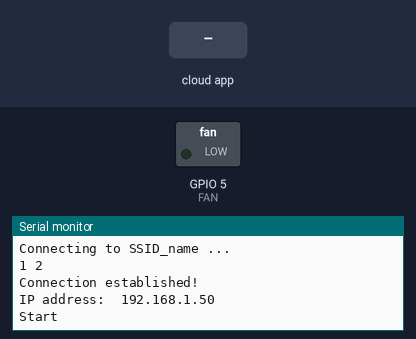
A sketch run on a simulated ESP8266 (NodeMCU). Shown: switched loads named in the sketch (green lamp = pin HIGH), the last lines printed to the serial monitor. The inputs (shaded band) are chosen by the test bench. WiFi joins after 1.5 s; servers stay silent unless stated.

Above: at 4.2 s.
4.3 s: the phone or cloud app sets Amp to 0
At 5.1 s:
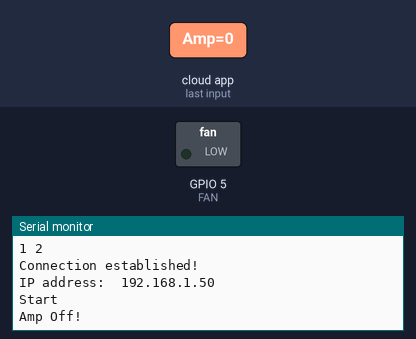
6.0 s: the phone or cloud app sets Tv to 0
At 7.2 s:
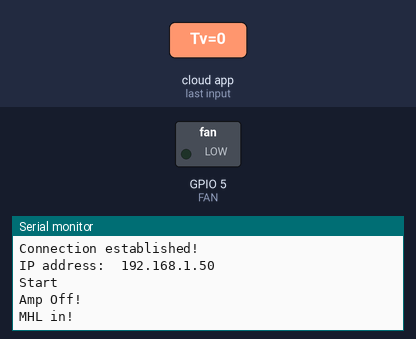
7.5 s: the phone or cloud app sets Disk to 0
At 8.6 s:
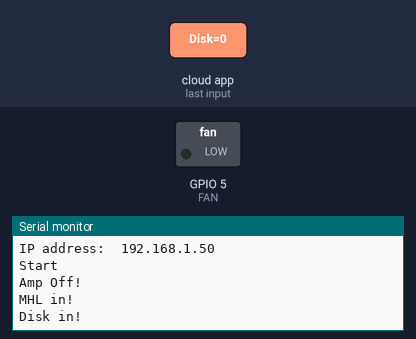
9.0 s: the phone or cloud app sets Mute to 0
At 9.7 s:
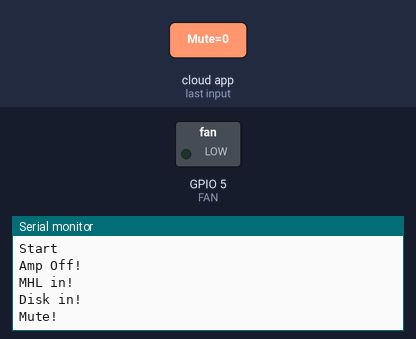
10.5 s: the phone or cloud app sets Yes to 0
At 11.7 s:
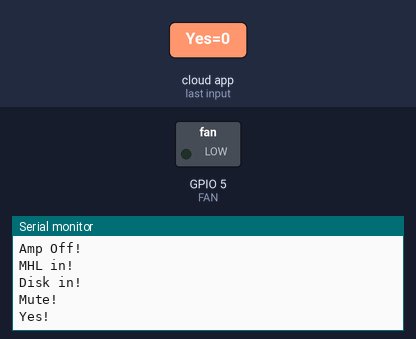
12.0 s: the phone or cloud app sets Projector to 0
At 14.1 s:
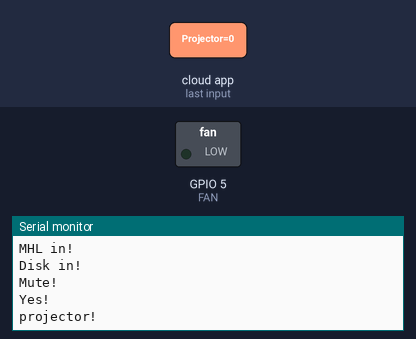

Measured:
- after the input at 4.3 s, the serial monitor: prints a new line after 0.24 s (image 1)
- after the input at 6.0 s, the serial monitor: prints a new line after 0.07 s (image 2)
- after the input at 7.5 s, the serial monitor: prints a new line after 0.07 s (image 3)
- after the input at 9.0 s, the serial monitor: prints a new line after 0.07 s (image 4)
- after the input at 10.5 s, the serial monitor: prints a new line after 0.07 s (image 5)
- after the input at 12.0 s, the serial monitor: prints a new line after 1.1 s (image 6)

The sketch:

TVcabinetFan.ino
```cpp
/////////////////////////////////////////////////////////////////////////
//                                                                     //
//     Remote control codes operated by Alexa                          //
//     Fan control by temperature sensor                               //
//                                                                     //
//                                                                     //
//     Written by Ran Malah                              June 2022     //
//                                                                     //
/////////////////////////////////////////////////////////////////////////


/////////////////////////////////////////////////////////////////////////
// Includes
/////////////////////////////////////////////////////////////////////////
#include <OneWire.h>
#include <DallasTemperature.h>
#include <Arduino.h>
#include <IRsend.h>
#include <ESP8266WiFi.h>
#include <Espalexa.h>
/////////////////////////////////////////////////////////////////////////
// ESP8266 Pin defines
/////////////////////////////////////////////////////////////////////////
#define IR_LED    0 // D3
#define BS18B20   2 // D4
#define FAN       5 // D1
/////////////////////////////////////////////////////////////////////////
// Fan defines
/////////////////////////////////////////////////////////////////////////
#define START_FAN_ABOVE   33
#define STOP_FAN_BELOW    30
#define SEC               1000
#define TEMP_CHECK_SEC    120 * SEC
/////////////////////////////////////////////////////////////////////////
// IR code defines
/////////////////////////////////////////////////////////////////////////
#define AMP_ON            0x010E03FC
#define AMP_OFF           0x010EF906
#define AMP_MHL           0x010EF708
#define AMP_OSD_MENU      0x414E3AC5
#define AMP_OK            0x414E21DE
#define AMP_UP            0x414E9966
#define AMP_DISK          0x010E0BF4
#define PROJECTOR_POWER   0xC1AA09F6
#define AMP_MUTE          0x010E837C
#define YES_POWER         0x213C847B
/////////////////////////////////////////////////////////////////////////
// Globals
/////////////////////////////////////////////////////////////////////////
uint64_t FANdt = 0;

const char* ssid     = "SSID_name";         // The SSID (name) of the Wi-Fi network you want to connect to
const char* password = "password";     // The password of the Wi-Fi network

IRsend* irSend;
OneWire oneWire(BS18B20);
DallasTemperature sensors(&oneWire);
Espalexa espalexa;
/////////////////////////////////////////////////////////////////////////
// Function declarations
/////////////////////////////////////////////////////////////////////////
void initWIFI();
void initFan();
void handleFan();
void initIR();
void initEspAlexa();

void ampPower(uint8_t onState); String ampPowerName = "Amp";
void ampMHL(uint8_t onState); String ampMHLName = "Tv";
void ampBluetooth(uint8_t onState); String ampBluetoothName = "Music";
void ampDisk(uint8_t onState); String ampDiskName = "Disk";
void ampMute(uint8_t onState); String ampMuteName = "Mute";
void yesPower(uint8_t onState); String yesPowerName = "Yes";
void projectorPower(uint8_t onState); String projectorName = "Projector";

/////////////////////////////////////////////////////////////////////////
// Function definitions
/////////////////////////////////////////////////////////////////////////
void setup() {
  Serial.begin(115200);
  initWIFI();
  initFan();
  initIR();
  initEspAlexa();
}

void loop() {
  handleFan();
  espalexa.loop();
}

void initEspAlexa(){
  if(WiFi.status() == WL_CONNECTED){
    espalexa.addDevice(ampPowerName, ampPower);
    espalexa.addDevice(ampMHLName, ampMHL);
    espalexa.addDevice(ampBluetoothName, ampBluetooth);
    espalexa.addDevice(ampDiskName, ampDisk);
    espalexa.addDevice(ampMuteName, ampMute);
    espalexa.addDevice(yesPowerName, yesPower);
    espalexa.addDevice(projectorName, projectorPower);
    espalexa.begin();
  }
}
// Yes - on\ off is the same remote code
void yesPower(uint8_t dummy){
  irSend->sendNEC(YES_POWER, 32, 3);
  Serial.println("Yes!");
  delay(100);
  irSend->sendNEC(YES_POWER, 32, 3);
  delay(100);
  irSend->sendNEC(YES_POWER, 32, 3);
}
// Projector on with one press
//           off with two
void projectorPower(uint8_t onState){
  if(onState){
    irSend->sendNEC(PROJECTOR_POWER, 32, 3);
  } else{
    irSend->sendNEC(PROJECTOR_POWER, 32, 3);
    delay(1000);
    irSend->sendNEC(PROJECTOR_POWER, 32, 3);
  }
  Serial.println("projector!");
  delay(100);
}
void ampMute(uint8_t dummy){
  irSend->sendNEC(AMP_MUTE, 32, 3);
  Serial.println("Mute!");
  delay(100);
}
// Amp input - Disk
void ampDisk(uint8_t dummy){
  irSend->sendNEC(AMP_DISK, 32, 3);
  Serial.println("Disk in!");
  delay(100);
}
// Amp input - Bluetooth
// Not straight forward, no remote direct button,
// operate through amp menu
void ampBluetooth(uint8_t dummy){
  irSend->sendNEC(AMP_OSD_MENU, 32, 3);
  delay(SEC);
  irSend->sendNEC(AMP_OK, 32, 3);
  delay(SEC);
  irSend->sendNEC(AMP_UP, 32, 3);
  delay(SEC);
  irSend->sendNEC(AMP_OK, 32, 3);
  Serial.println("Bluetooth in!");
}
// Amp input - MHL
void ampMHL(uint8_t dummy){
  irSend->sendNEC(AMP_MHL, 32, 3);
  Serial.println("MHL in!");
  delay(100);
}
// Amp power - two different buttons for on/ off
void ampPower(uint8_t onState){
  if(onState){
    irSend->sendNEC(AMP_ON, 32, 3);
    delay(100);
    irSend->sendNEC(AMP_ON, 32, 3);
    Serial.println("Amp On!");
  } else{
    irSend->sendNEC(AMP_OFF, 32, 3);
    delay(100);
    irSend->sendNEC(AMP_OFF, 32, 3);
    Serial.println("Amp Off!");
  }
  delay(100);
}
// Set GPIO for fan output, init sensor
void initFan(){
  pinMode(FAN, OUTPUT);
  digitalWrite(FAN, LOW);
  sensors.begin();
  Serial.println("Start\n");
}
// Check cabinet temperature once in a TEMP_CHECK_SEC interval
// start/ stop fan by temperature ranges - START_FAN_ABOVE, STOP_FAN_BELOW
void handleFan(){
  if( (millis() - FANdt) > TEMP_CHECK_SEC){
    FANdt = millis();
    sensors.requestTemperatures();
    float temperature = sensors.getTempCByIndex(0);

    if(temperature > START_FAN_ABOVE){
      digitalWrite(FAN, HIGH);
      Serial.println("Start Fan");
    } else if(temperature < STOP_FAN_BELOW){
      digitalWrite(FAN, LOW);
      Serial.println("Stop Fan");
    }
    Serial.print("Temp = ");
    Serial.println(temperature);
  }
}

void initIR(){
  irSend = new IRsend(IR_LED, true);
  irSend->begin();
}

void initWIFI(){
  delay(1000);
  Serial.println('\n');
  WiFi.begin(ssid, password);             // Connect to the network
  Serial.print("Connecting to ");
  Serial.print(ssid); Serial.println(" ...");

  int i = 0;
  while (WiFi.status() != WL_CONNECTED) { // Wait for the Wi-Fi to connect
    delay(1000);
    Serial.print(++i); Serial.print(' ');
  }

  Serial.println('\n');
  Serial.println("Connection established!");
  Serial.print("IP address:\t");
  Serial.println(WiFi.localIP());         // Send the IP address of the ESP8266 to the computer

}
```
